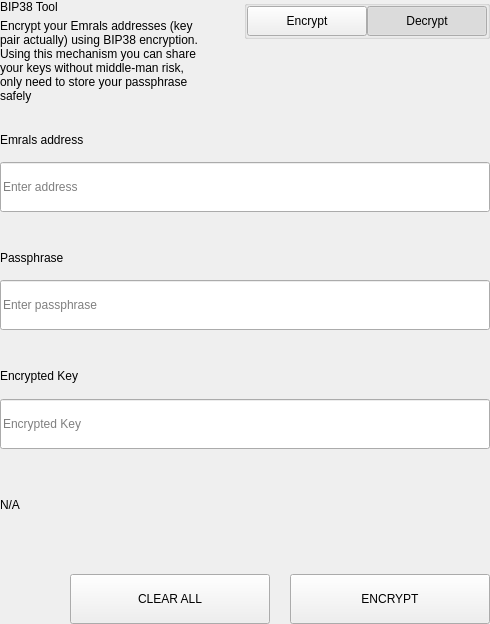
<?xml version="1.0" encoding="UTF-8"?>
<ui version="4.0">
 <class>SettingsBitToolWidget</class>
 <widget class="QWidget" name="SettingsBitToolWidget">
  <property name="geometry">
   <rect>
    <x>0</x>
    <y>0</y>
    <width>490</width>
    <height>624</height>
   </rect>
  </property>
  <property name="windowTitle">
   <string>Form</string>
  </property>
  <layout class="QVBoxLayout" name="verticalLayout">
   <property name="spacing">
    <number>0</number>
   </property>
   <property name="leftMargin">
    <number>0</number>
   </property>
   <property name="topMargin">
    <number>0</number>
   </property>
   <property name="rightMargin">
    <number>0</number>
   </property>
   <property name="bottomMargin">
    <number>0</number>
   </property>
   <item>
    <widget class="QWidget" name="left" native="true">
     <layout class="QVBoxLayout" name="verticalLayout_3">
      <property name="leftMargin">
       <number>0</number>
      </property>
      <property name="topMargin">
       <number>0</number>
      </property>
      <property name="rightMargin">
       <number>0</number>
      </property>
      <property name="bottomMargin">
       <number>0</number>
      </property>
      <item>
       <layout class="QVBoxLayout" name="verticalLayout_2">
        <property name="spacing">
         <number>0</number>
        </property>
        <item>
         <layout class="QHBoxLayout" name="horizontalLayout_3" stretch="3,1">
          <property name="spacing">
           <number>40</number>
          </property>
          <item>
           <layout class="QVBoxLayout" name="verticalLayoutTitle">
            <property name="spacing">
             <number>5</number>
            </property>
            <item>
             <widget class="QLabel" name="labelTitle">
              <property name="text">
               <string>BIP38 Tool</string>
              </property>
             </widget>
            </item>
            <item>
             <widget class="QLabel" name="labelSubtitle1">
              <property name="text">
               <string>Encrypt your Emrals addresses (key pair actually) using BIP38 encryption.
Using this mechanism you can share your keys without middle-man risk, only need to store your passphrase safely</string>
              </property>
              <property name="wordWrap">
               <bool>true</bool>
              </property>
             </widget>
            </item>
           </layout>
          </item>
          <item alignment="Qt::AlignTop">
           <widget class="QGroupBox" name="groupBox">
            <property name="title">
             <string/>
            </property>
            <property name="alignment">
             <set>Qt::AlignLeading|Qt::AlignLeft|Qt::AlignTop</set>
            </property>
            <layout class="QHBoxLayout" name="horizontalLayout_4">
             <property name="spacing">
              <number>0</number>
             </property>
             <property name="leftMargin">
              <number>0</number>
             </property>
             <property name="topMargin">
              <number>0</number>
             </property>
             <property name="rightMargin">
              <number>0</number>
             </property>
             <property name="bottomMargin">
              <number>0</number>
             </property>
             <item>
              <spacer name="horizontalSpacer">
               <property name="orientation">
                <enum>Qt::Horizontal</enum>
               </property>
               <property name="sizeHint" stdset="0">
                <size>
                 <width>40</width>
                 <height>20</height>
                </size>
               </property>
              </spacer>
             </item>
             <item>
              <widget class="QPushButton" name="pushLeft">
               <property name="minimumSize">
                <size>
                 <width>120</width>
                 <height>30</height>
                </size>
               </property>
               <property name="maximumSize">
                <size>
                 <width>120</width>
                 <height>30</height>
                </size>
               </property>
               <property name="focusPolicy">
                <enum>Qt::NoFocus</enum>
               </property>
               <property name="text">
                <string>Encrypt</string>
               </property>
               <property name="checkable">
                <bool>true</bool>
               </property>
               <property name="autoExclusive">
                <bool>true</bool>
               </property>
              </widget>
             </item>
             <item>
              <widget class="QPushButton" name="pushRight">
               <property name="minimumSize">
                <size>
                 <width>120</width>
                 <height>30</height>
                </size>
               </property>
               <property name="maximumSize">
                <size>
                 <width>120</width>
                 <height>30</height>
                </size>
               </property>
               <property name="focusPolicy">
                <enum>Qt::NoFocus</enum>
               </property>
               <property name="text">
                <string>Decrypt</string>
               </property>
               <property name="checkable">
                <bool>true</bool>
               </property>
               <property name="checked">
                <bool>true</bool>
               </property>
               <property name="autoExclusive">
                <bool>true</bool>
               </property>
              </widget>
             </item>
            </layout>
           </widget>
          </item>
         </layout>
        </item>
        <item>
         <widget class="QStackedWidget" name="stackedWidget">
          <property name="currentIndex">
           <number>1</number>
          </property>
          <widget class="QWidget" name="pageDecrypt">
           <layout class="QVBoxLayout" name="verticalLayout_5">
            <property name="spacing">
             <number>0</number>
            </property>
            <property name="leftMargin">
             <number>0</number>
            </property>
            <property name="topMargin">
             <number>0</number>
            </property>
            <property name="rightMargin">
             <number>0</number>
            </property>
            <property name="bottomMargin">
             <number>0</number>
            </property>
            <item>
             <widget class="QWidget" name="widget" native="true">
              <property name="minimumSize">
               <size>
                <width>0</width>
                <height>100</height>
               </size>
              </property>
              <layout class="QVBoxLayout" name="verticalLayout_4">
               <property name="spacing">
                <number>0</number>
               </property>
               <property name="leftMargin">
                <number>0</number>
               </property>
               <property name="topMargin">
                <number>0</number>
               </property>
               <property name="rightMargin">
                <number>0</number>
               </property>
               <property name="bottomMargin">
                <number>0</number>
               </property>
               <item>
                <spacer name="verticalSpacer_2">
                 <property name="orientation">
                  <enum>Qt::Vertical</enum>
                 </property>
                 <property name="sizeType">
                  <enum>QSizePolicy::Fixed</enum>
                 </property>
                 <property name="sizeHint" stdset="0">
                  <size>
                   <width>20</width>
                   <height>20</height>
                  </size>
                 </property>
                </spacer>
               </item>
               <item>
                <layout class="QHBoxLayout" name="horizontalLayout_6" stretch="2">
                 <property name="spacing">
                  <number>0</number>
                 </property>
                 <item>
                  <layout class="QVBoxLayout" name="verticalLayout_7">
                   <property name="spacing">
                    <number>9</number>
                   </property>
                   <item>
                    <widget class="QLabel" name="labelSubtitleKey">
                     <property name="minimumSize">
                      <size>
                       <width>0</width>
                       <height>20</height>
                      </size>
                     </property>
                     <property name="maximumSize">
                      <size>
                       <width>16777215</width>
                       <height>20</height>
                      </size>
                     </property>
                     <property name="text">
                      <string>Encrypted key</string>
                     </property>
                    </widget>
                   </item>
                   <item>
                    <widget class="QLineEdit" name="lineEditKey">
                     <property name="minimumSize">
                      <size>
                       <width>0</width>
                       <height>50</height>
                      </size>
                     </property>
                     <property name="maximumSize">
                      <size>
                       <width>16777215</width>
                       <height>50</height>
                      </size>
                     </property>
                     <property name="placeholderText">
                      <string>Enter a encrypted key</string>
                     </property>
                    </widget>
                   </item>
                  </layout>
                 </item>
                </layout>
               </item>
               <item>
                <spacer name="verticalSpacer_3">
                 <property name="orientation">
                  <enum>Qt::Vertical</enum>
                 </property>
                 <property name="sizeType">
                  <enum>QSizePolicy::Fixed</enum>
                 </property>
                 <property name="sizeHint" stdset="0">
                  <size>
                   <width>20</width>
                   <height>20</height>
                  </size>
                 </property>
                </spacer>
               </item>
               <item>
                <layout class="QVBoxLayout" name="verticalLayout_9">
                 <property name="spacing">
                  <number>9</number>
                 </property>
                 <item>
                  <widget class="QLabel" name="labelSubtitlePassphrase">
                   <property name="maximumSize">
                    <size>
                     <width>16777215</width>
                     <height>20</height>
                    </size>
                   </property>
                   <property name="text">
                    <string>Passphrase</string>
                   </property>
                  </widget>
                 </item>
                 <item>
                  <widget class="QLineEdit" name="lineEditPassphrase">
                   <property name="minimumSize">
                    <size>
                     <width>0</width>
                     <height>50</height>
                    </size>
                   </property>
                   <property name="maximumSize">
                    <size>
                     <width>16777215</width>
                     <height>50</height>
                    </size>
                   </property>
                   <property name="placeholderText">
                    <string>Enter a passphrase</string>
                   </property>
                  </widget>
                 </item>
                </layout>
               </item>
               <item>
                <spacer name="verticalSpacer_4">
                 <property name="orientation">
                  <enum>Qt::Vertical</enum>
                 </property>
                 <property name="sizeType">
                  <enum>QSizePolicy::Fixed</enum>
                 </property>
                 <property name="sizeHint" stdset="0">
                  <size>
                   <width>20</width>
                   <height>20</height>
                  </size>
                 </property>
                </spacer>
               </item>
               <item>
                <widget class="QWidget" name="widget_3" native="true">
                 <property name="sizePolicy">
                  <sizepolicy hsizetype="Preferred" vsizetype="Fixed">
                   <horstretch>0</horstretch>
                   <verstretch>0</verstretch>
                  </sizepolicy>
                 </property>
                 <layout class="QVBoxLayout" name="verticalLayout_10">
                  <property name="spacing">
                   <number>9</number>
                  </property>
                  <property name="leftMargin">
                   <number>0</number>
                  </property>
                  <property name="topMargin">
                   <number>0</number>
                  </property>
                  <property name="rightMargin">
                   <number>0</number>
                  </property>
                  <property name="bottomMargin">
                   <number>0</number>
                  </property>
                  <item>
                   <widget class="QLabel" name="labelSubtitleDecryptResult">
                    <property name="minimumSize">
                     <size>
                      <width>0</width>
                      <height>20</height>
                     </size>
                    </property>
                    <property name="maximumSize">
                     <size>
                      <width>16777215</width>
                      <height>20</height>
                     </size>
                    </property>
                    <property name="text">
                     <string>Decrypted address result</string>
                    </property>
                   </widget>
                  </item>
                  <item>
                   <widget class="QWidget" name="widget_4" native="true">
                    <layout class="QHBoxLayout" name="horizontalLayout" stretch="6,0,1">
                     <property name="spacing">
                      <number>0</number>
                     </property>
                     <property name="leftMargin">
                      <number>0</number>
                     </property>
                     <property name="topMargin">
                      <number>0</number>
                     </property>
                     <property name="rightMargin">
                      <number>0</number>
                     </property>
                     <property name="bottomMargin">
                      <number>0</number>
                     </property>
                     <item alignment="Qt::AlignVCenter">
                      <widget class="QLineEdit" name="lineEditDecryptResult">
                       <property name="minimumSize">
                        <size>
                         <width>0</width>
                         <height>50</height>
                        </size>
                       </property>
                       <property name="maximumSize">
                        <size>
                         <width>16777215</width>
                         <height>50</height>
                        </size>
                       </property>
                       <property name="placeholderText">
                        <string>Decrypted Address</string>
                       </property>
                      </widget>
                     </item>
                     <item>
                      <spacer name="horizontalSpacer_4">
                       <property name="orientation">
                        <enum>Qt::Horizontal</enum>
                       </property>
                       <property name="sizeType">
                        <enum>QSizePolicy::Fixed</enum>
                       </property>
                       <property name="sizeHint" stdset="0">
                        <size>
                         <width>20</width>
                         <height>50</height>
                        </size>
                       </property>
                      </spacer>
                     </item>
                     <item>
                      <widget class="QPushButton" name="pushButtonImport">
                       <property name="minimumSize">
                        <size>
                         <width>140</width>
                         <height>40</height>
                        </size>
                       </property>
                       <property name="text">
                        <string>Import Address</string>
                       </property>
                      </widget>
                     </item>
                    </layout>
                   </widget>
                  </item>
                 </layout>
                </widget>
               </item>
               <item>
                <widget class="QLabel" name="statusLabel_DEC">
                 <property name="maximumSize">
                  <size>
                   <width>16777215</width>
                   <height>40</height>
                  </size>
                 </property>
                 <property name="text">
                  <string/>
                 </property>
                </widget>
               </item>
               <item>
                <spacer name="verticalSpacer">
                 <property name="orientation">
                  <enum>Qt::Vertical</enum>
                 </property>
                 <property name="sizeType">
                  <enum>QSizePolicy::Preferred</enum>
                 </property>
                 <property name="sizeHint" stdset="0">
                  <size>
                   <width>20</width>
                   <height>20</height>
                  </size>
                 </property>
                </spacer>
               </item>
               <item>
                <layout class="QHBoxLayout" name="horizontalLayout_7">
                 <property name="spacing">
                  <number>0</number>
                 </property>
                 <item>
                  <spacer name="horizontalSpacer_5">
                   <property name="orientation">
                    <enum>Qt::Horizontal</enum>
                   </property>
                   <property name="sizeType">
                    <enum>QSizePolicy::Expanding</enum>
                   </property>
                   <property name="sizeHint" stdset="0">
                    <size>
                     <width>40</width>
                     <height>20</height>
                    </size>
                   </property>
                  </spacer>
                 </item>
                 <item>
                  <widget class="QPushButton" name="pushButtonDecryptClear">
                   <property name="minimumSize">
                    <size>
                     <width>200</width>
                     <height>50</height>
                    </size>
                   </property>
                   <property name="maximumSize">
                    <size>
                     <width>200</width>
                     <height>50</height>
                    </size>
                   </property>
                   <property name="text">
                    <string>CLEAR</string>
                   </property>
                  </widget>
                 </item>
                 <item>
                  <spacer name="horizontalSpacer_3">
                   <property name="orientation">
                    <enum>Qt::Horizontal</enum>
                   </property>
                   <property name="sizeType">
                    <enum>QSizePolicy::Fixed</enum>
                   </property>
                   <property name="sizeHint" stdset="0">
                    <size>
                     <width>20</width>
                     <height>20</height>
                    </size>
                   </property>
                  </spacer>
                 </item>
                 <item>
                  <widget class="QPushButton" name="pushButtonDecrypt">
                   <property name="minimumSize">
                    <size>
                     <width>200</width>
                     <height>50</height>
                    </size>
                   </property>
                   <property name="maximumSize">
                    <size>
                     <width>200</width>
                     <height>50</height>
                    </size>
                   </property>
                   <property name="text">
                    <string>DECRYPT KEY</string>
                   </property>
                  </widget>
                 </item>
                </layout>
               </item>
              </layout>
             </widget>
            </item>
           </layout>
          </widget>
          <widget class="QWidget" name="pageEncrypt">
           <layout class="QVBoxLayout" name="verticalLayout_11">
            <property name="spacing">
             <number>0</number>
            </property>
            <property name="leftMargin">
             <number>0</number>
            </property>
            <property name="topMargin">
             <number>0</number>
            </property>
            <property name="rightMargin">
             <number>0</number>
            </property>
            <property name="bottomMargin">
             <number>0</number>
            </property>
            <item>
             <spacer name="verticalSpacer_8">
              <property name="orientation">
               <enum>Qt::Vertical</enum>
              </property>
              <property name="sizeType">
               <enum>QSizePolicy::Fixed</enum>
              </property>
              <property name="sizeHint" stdset="0">
               <size>
                <width>20</width>
                <height>20</height>
               </size>
              </property>
             </spacer>
            </item>
            <item>
             <widget class="QWidget" name="containerAddressEnc" native="true">
              <layout class="QVBoxLayout" name="containerAddressEncLayout">
               <property name="spacing">
                <number>5</number>
               </property>
               <property name="leftMargin">
                <number>0</number>
               </property>
               <property name="topMargin">
                <number>0</number>
               </property>
               <property name="rightMargin">
                <number>0</number>
               </property>
               <property name="bottomMargin">
                <number>0</number>
               </property>
               <item>
                <widget class="QLabel" name="labelSubtitleAddress">
                 <property name="minimumSize">
                  <size>
                   <width>0</width>
                   <height>20</height>
                  </size>
                 </property>
                 <property name="maximumSize">
                  <size>
                   <width>16777215</width>
                   <height>20</height>
                  </size>
                 </property>
                 <property name="text">
                  <string>Emrals address</string>
                 </property>
                </widget>
               </item>
               <item>
                <widget class="QLineEdit" name="addressIn_ENC">
                 <property name="minimumSize">
                  <size>
                   <width>0</width>
                   <height>50</height>
                  </size>
                 </property>
                 <property name="placeholderText">
                  <string>Enter address</string>
                 </property>
                </widget>
               </item>
              </layout>
             </widget>
            </item>
            <item>
             <spacer name="verticalSpacer_6">
              <property name="orientation">
               <enum>Qt::Vertical</enum>
              </property>
              <property name="sizeType">
               <enum>QSizePolicy::Fixed</enum>
              </property>
              <property name="sizeHint" stdset="0">
               <size>
                <width>20</width>
                <height>20</height>
               </size>
              </property>
             </spacer>
            </item>
            <item>
             <widget class="QWidget" name="containerAddress" native="true">
              <layout class="QHBoxLayout" name="horizontalLayout_9" stretch="2">
               <property name="spacing">
                <number>0</number>
               </property>
               <property name="leftMargin">
                <number>0</number>
               </property>
               <property name="topMargin">
                <number>0</number>
               </property>
               <property name="rightMargin">
                <number>0</number>
               </property>
               <property name="bottomMargin">
                <number>0</number>
               </property>
               <item>
                <layout class="QVBoxLayout" name="verticalLayout_8">
                 <property name="spacing">
                  <number>5</number>
                 </property>
                 <item>
                  <widget class="QLabel" name="labelSubtitleMessage">
                   <property name="minimumSize">
                    <size>
                     <width>0</width>
                     <height>20</height>
                    </size>
                   </property>
                   <property name="maximumSize">
                    <size>
                     <width>16777215</width>
                     <height>20</height>
                    </size>
                   </property>
                   <property name="text">
                    <string>Passphrase</string>
                   </property>
                  </widget>
                 </item>
                 <item>
                  <widget class="QLineEdit" name="passphraseIn_ENC">
                   <property name="minimumSize">
                    <size>
                     <width>0</width>
                     <height>50</height>
                    </size>
                   </property>
                   <property name="maximumSize">
                    <size>
                     <width>16777215</width>
                     <height>50</height>
                    </size>
                   </property>
                   <property name="placeholderText">
                    <string>Enter passphrase</string>
                   </property>
                  </widget>
                 </item>
                </layout>
               </item>
              </layout>
             </widget>
            </item>
            <item>
             <spacer name="verticalSpacer_7">
              <property name="orientation">
               <enum>Qt::Vertical</enum>
              </property>
              <property name="sizeType">
               <enum>QSizePolicy::Fixed</enum>
              </property>
              <property name="sizeHint" stdset="0">
               <size>
                <width>20</width>
                <height>20</height>
               </size>
              </property>
             </spacer>
            </item>
            <item>
             <widget class="QWidget" name="widget_2" native="true">
              <property name="minimumSize">
               <size>
                <width>0</width>
                <height>75</height>
               </size>
              </property>
              <property name="maximumSize">
               <size>
                <width>16777215</width>
                <height>16777215</height>
               </size>
              </property>
              <layout class="QVBoxLayout" name="verticalLayout_6">
               <property name="leftMargin">
                <number>0</number>
               </property>
               <property name="topMargin">
                <number>0</number>
               </property>
               <property name="rightMargin">
                <number>0</number>
               </property>
               <property name="bottomMargin">
                <number>0</number>
               </property>
               <item>
                <widget class="QLabel" name="labelSubtitleEncryptedKey">
                 <property name="minimumSize">
                  <size>
                   <width>0</width>
                   <height>20</height>
                  </size>
                 </property>
                 <property name="maximumSize">
                  <size>
                   <width>16777215</width>
                   <height>20</height>
                  </size>
                 </property>
                 <property name="text">
                  <string>Encrypted Key</string>
                 </property>
                </widget>
               </item>
               <item>
                <widget class="QLineEdit" name="encryptedKeyOut_ENC">
                 <property name="minimumSize">
                  <size>
                   <width>0</width>
                   <height>50</height>
                  </size>
                 </property>
                 <property name="placeholderText">
                  <string>Encrypted Key</string>
                 </property>
                </widget>
               </item>
              </layout>
             </widget>
            </item>
            <item>
             <widget class="QLabel" name="statusLabel_ENC">
              <property name="text">
               <string notr="true">N/A</string>
              </property>
             </widget>
            </item>
            <item>
             <spacer name="verticalSpacer_5">
              <property name="orientation">
               <enum>Qt::Vertical</enum>
              </property>
              <property name="sizeType">
               <enum>QSizePolicy::Fixed</enum>
              </property>
              <property name="sizeHint" stdset="0">
               <size>
                <width>20</width>
                <height>20</height>
               </size>
              </property>
             </spacer>
            </item>
            <item>
             <layout class="QHBoxLayout" name="horizontalLayout_8">
              <property name="spacing">
               <number>0</number>
              </property>
              <item>
               <spacer name="horizontalSpacer_6">
                <property name="orientation">
                 <enum>Qt::Horizontal</enum>
                </property>
                <property name="sizeType">
                 <enum>QSizePolicy::Expanding</enum>
                </property>
                <property name="sizeHint" stdset="0">
                 <size>
                  <width>40</width>
                  <height>20</height>
                 </size>
                </property>
               </spacer>
              </item>
              <item>
               <widget class="QPushButton" name="pushButtonClear">
                <property name="minimumSize">
                 <size>
                  <width>200</width>
                  <height>50</height>
                 </size>
                </property>
                <property name="focusPolicy">
                 <enum>Qt::NoFocus</enum>
                </property>
                <property name="text">
                 <string>CLEAR ALL</string>
                </property>
               </widget>
              </item>
              <item>
               <spacer name="horizontalSpacer_2">
                <property name="orientation">
                 <enum>Qt::Horizontal</enum>
                </property>
                <property name="sizeType">
                 <enum>QSizePolicy::Fixed</enum>
                </property>
                <property name="sizeHint" stdset="0">
                 <size>
                  <width>20</width>
                  <height>20</height>
                 </size>
                </property>
               </spacer>
              </item>
              <item>
               <widget class="QPushButton" name="pushButtonEncrypt">
                <property name="minimumSize">
                 <size>
                  <width>200</width>
                  <height>50</height>
                 </size>
                </property>
                <property name="maximumSize">
                 <size>
                  <width>200</width>
                  <height>50</height>
                 </size>
                </property>
                <property name="focusPolicy">
                 <enum>Qt::NoFocus</enum>
                </property>
                <property name="text">
                 <string>ENCRYPT</string>
                </property>
               </widget>
              </item>
             </layout>
            </item>
           </layout>
          </widget>
         </widget>
        </item>
       </layout>
      </item>
     </layout>
    </widget>
   </item>
  </layout>
 </widget>
 <resources/>
 <connections/>
</ui>
